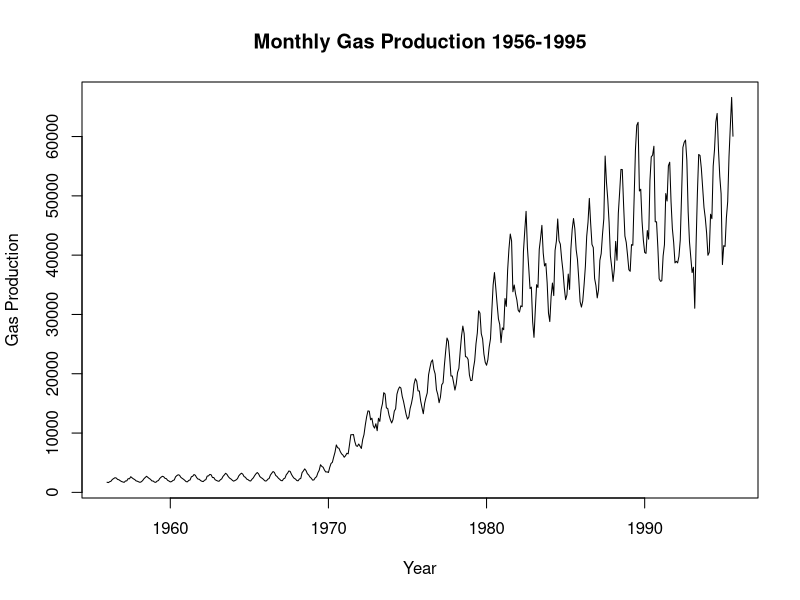
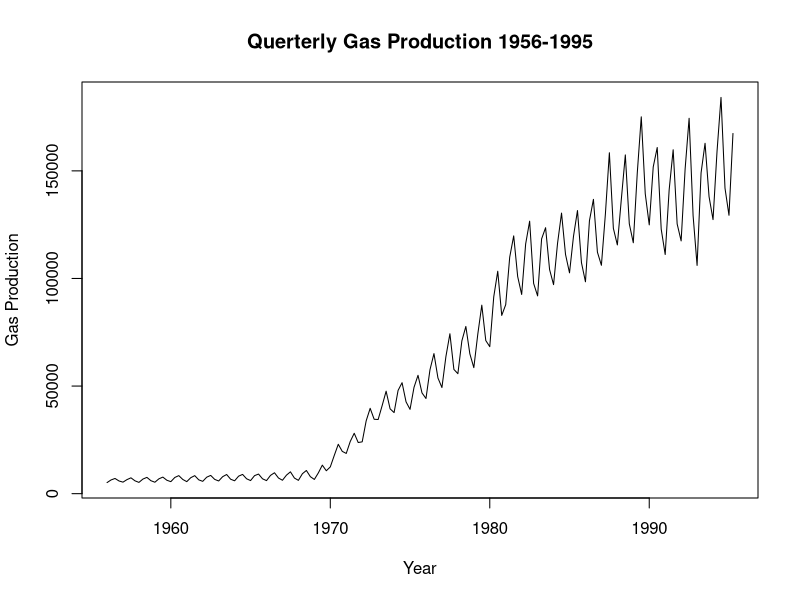
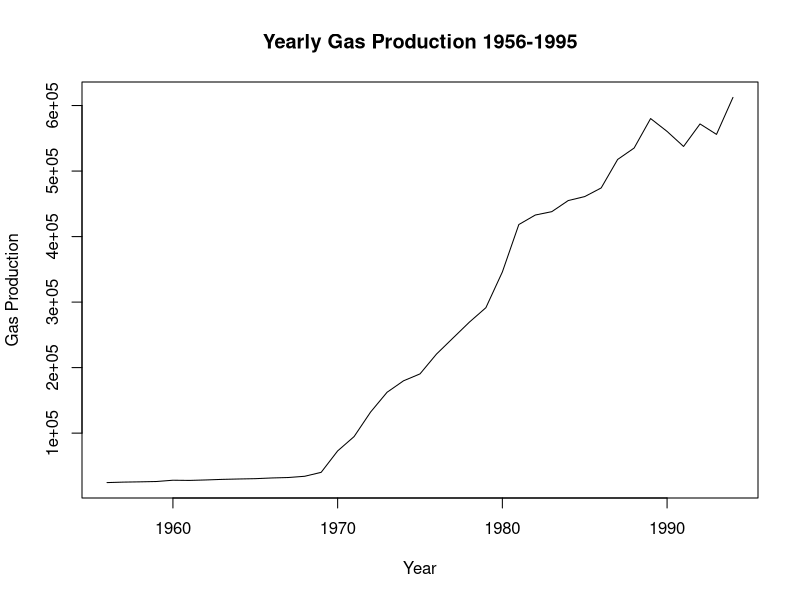
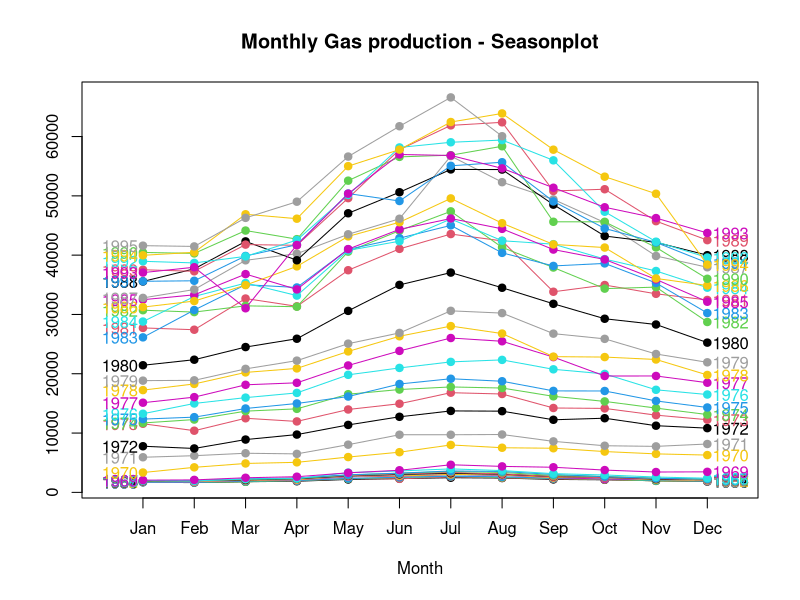
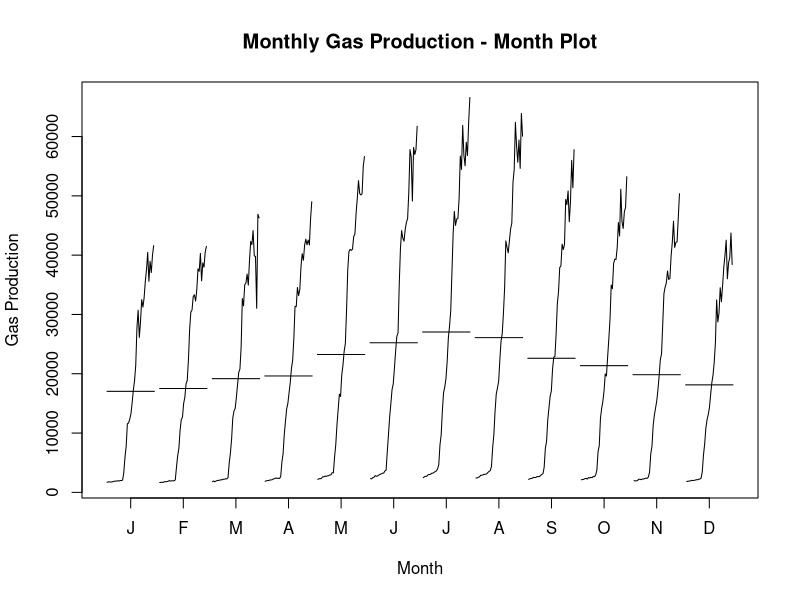
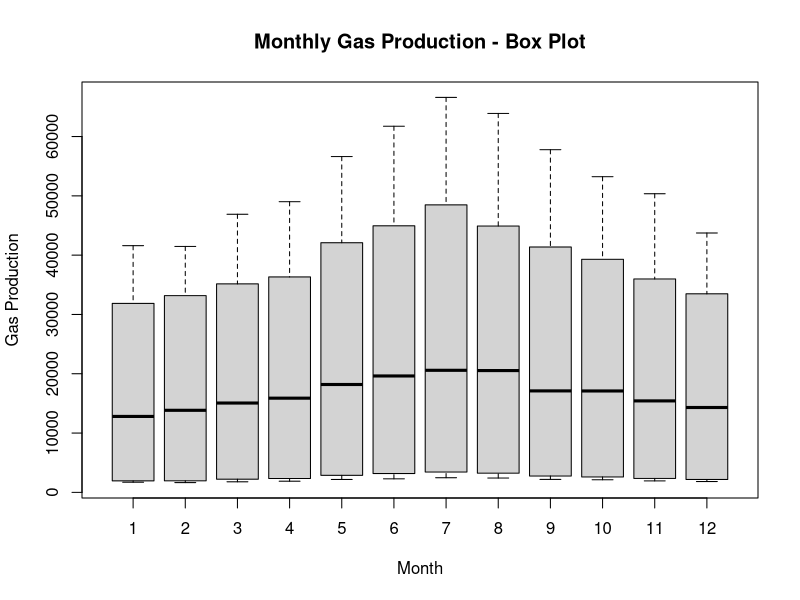
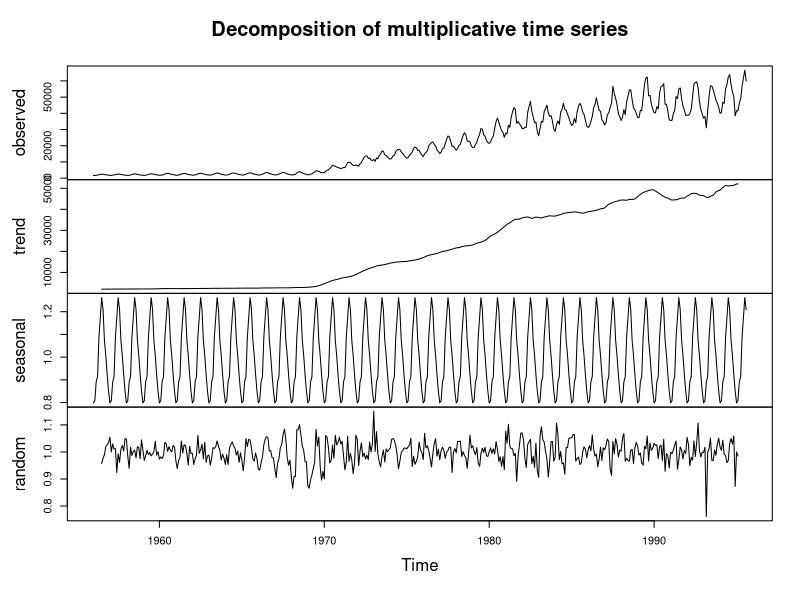
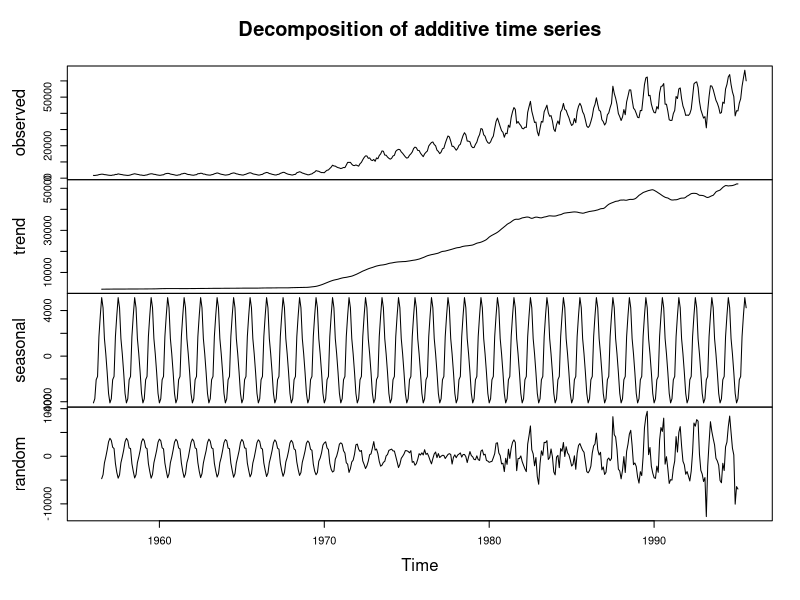

Reproduce these figures in R, in order.
install.packages("forecast")
library(forecast)
library(tseries)
library(ggplot2)
library(kableExtra)
library(tseries)
data<-forecast::gas
print(data)
AU.gas=ts(data,start = c(1956,1),frequency = 12)
head(AU.gas)
tail(AU.gas)
class(AU.gas)
##Checking the Missing Values##
any(is.na(AU.gas))
##################
start(AU.gas)
end(AU.gas)
frequency(AU.gas)
summary(AU.gas)
cycle(AU.gas)

AU.gas.qtr=aggregate(AU.gas,nfrequency = 4)
AU.gas.yrly=aggregate(AU.gas,nfrequency = 1)
AU.gas.qtr
AU.gas.yrly

####Plots######
plot.ts(AU.gas,main="Monthly Gas Production 1956-1995",xlab="Year", ylab="Gas Production")
plot.ts(AU.gas.qtr,main="Querterly Gas Production 1956-1995",xlab="Year", ylab="Gas Production")
plot.ts(AU.gas.yrly,main="Yearly Gas Production 1956-1995",xlab="Year", ylab="Gas Production")


####Seasonality Plot###
seasonplot(AU.gas, year.labels = TRUE, year.labels.left = TRUE,col = 1:40, pch=19,main = "Monthly Gas production - Seasonplot")
monthplot(AU.gas,main="Monthly Gas Production - Month Plot",xlab="Month", ylab= "Gas Production")

####Boxplot
boxplot(AU.gas~cycle(AU.gas), main = "Monthly Gas Production - Box Plot", xlab = "Month" , ylab = "Gas Production")

####Additive and Multiplicative model###
decompgas=decompose(AU.gas, type = "multiplicative")
plot(decompgas)
decompgas=decompose(AU.gas, type = "additive")
plot(decompgas)

decompgas
decompgas$seasonal
decompgas$trend
decompgas$random

####Plotting Individual#####
plot(decompgas$seasonal)
plot(decompgas$trend)
plot(decompgas$random)

output=(decompgas$trend+decompgas$random)
output_trend<-
  
  ####Using stl Function###########
  plot(stl(AU.gas, s.window = "periodic"))
AU.gas.ts2=stl(AU.gas, s.window = "periodic")
AU.gas.ts2

deseasongas=(AU.gas.ts2$time.series[,2]+AU.gas.ts2$time.series[,3])
ts.plot(deseasongas,AU.gas,col=c("red","blue"), main="comparison gas production and deseasonalise gas production")



plot(stl(log(AU.gas), s.window = "periodic"))
AU.gas.ts3=stl(log(AU.gas), s.window = "periodic")
AU.gas.ts3$time.series[1:12,1]
AU.gas.ts3.season=exp(AU.gas.ts3$time.series[1:12,1])
plot(AU.gas.ts3.season,type = "l")

#Stationarity#
#Dicky Fuller test for Stationarity#
adf.test(AU.gas)

####Decomposing the Au series##
decomposed = stl(AU.gas, s.window = "periodic")
seasonal = decomposed$time.series[,1]  
trend = decomposed$time.series[,2]    
remainder = decomposed$time.series[,3]  

#Removing the seasonality#
des.data = AU.gas - seasonal
plot(des.data, ylab= "Production units", main = "De-Seasonalized Series") ## plotting the de-seasonlized data

#Splitting dataset into Train and Test data#
train.AUgas = window(AU.gas, start=c(1956,1), end = c(1993,12), frequency=12)
test.AUgas = window(AU.gas, start=c(1994,1), frequency=12)
## Plotting the train and Test set 
autoplot(train.AUgas, series="Train") +
  autolayer(test.AUgas, series="Test") +
  ggtitle("AU gas  Traning and Test data") +
  xlab("Year") + ylab("Production") +
  guides(colour=guide_legend(title="Forecast"))

Augas.diff = diff(AU.gas, differences = 2)
adf.test(Augas.diff)

#Checking ACF and PACF#
par(mfrow=c(1,2))
acf(AU.gas, lag.max = 50)
pacf(AU.gas,lag.max = 50)

par(mfrow=c(1,2))
acf(Augas.diff, lag.max = 50)
pacf(Augas.diff,lag.max = 50)

#Building a manual ARIMA[p,d,q] model with seasonal effects [P,D,Q]#
man.arima = arima(train.AUgas, order = c(1,1,1), seasonal = c(1,1,1), method = 'ML')
man.arima

#Forecasting#
### Plotting the forecast of manual arima for 12 advance periods#
par(mfrow=c(1,1))
plot(forecast(man.arima, h=12), shadecols = "oldstyle")
################################################################
Box.test(man.arima$residuals, type = "Ljung-Box", lag = 350)
##################################################
acf(man.arima$residuals, lag.max = 50)
##############################################
hist(man.arima$residuals) ## checking the normal distribution of residuals 
###########################################

#Auto Arima Model#
auto.fit = auto.arima(train.AUgas, trace = F, seasonal = T)
auto.fit

plot(forecast(auto.fit, h=12), ylab = "Gas Production", xlab = "Year")
##########################################################################

Box.test(auto.fit$residuals, type = "Ljung-Box", lag = 350)
#####################################################################

Vec1<- cbind(test.AUgas ,as.data.frame(forecast(man.arima, h=20))[,1])
ts.plot(Vec1, col=c("blue", "red"), main="Gas Production: Actual vs Forecast")
legend("bottomright", legend=c("Actual", "Forecast"),col=c("blue", "red"), cex=0.8, lty= 1:1)

### Accuracy of the manual arima model###
accuracy(forecast(man.arima, 24), test.AUgas)
#### Accuracy of the Auto arima model###
accuracy(forecast(auto.fit, 24), test.AUgas) 

################################################THANK YOU##################################################################
